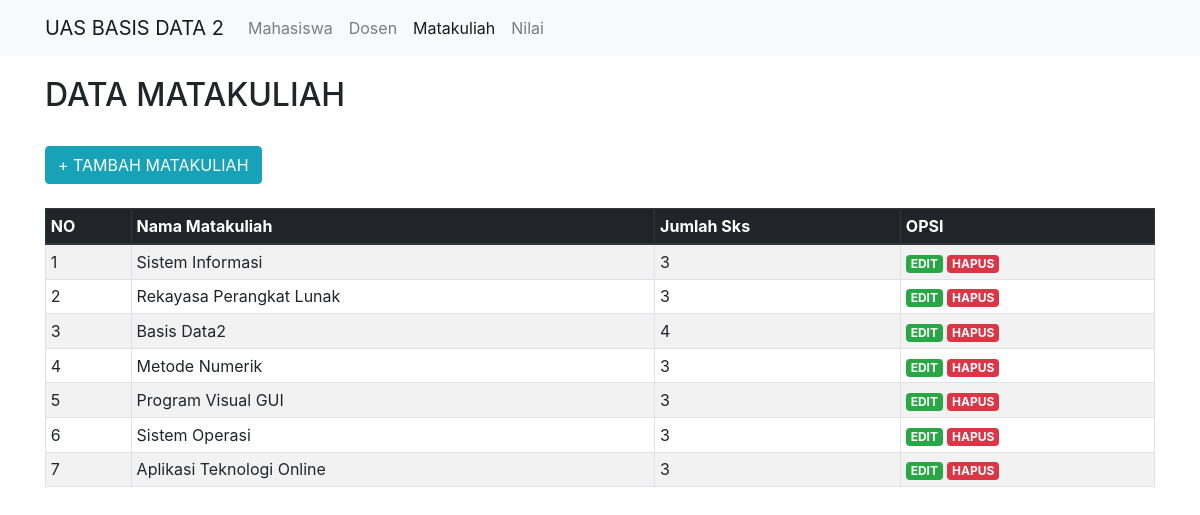
Page /SourceCode/Matakuliah/index.php on the committed database.
### tables this page shows
CREATE TABLE `matakuliah` (
  `id_mk` int NOT NULL AUTO_INCREMENT,
  `matakuliah` varchar(30) NOT NULL,
  `sks` int NOT NULL,
  PRIMARY KEY (`id_mk`)
);

### SourceCode/Matakuliah/index.php (the view, shortened to what this page needs)
<!DOCTYPE html>
<html>
<head>
	<link rel="stylesheet" href="https://stackpath.bootstrapcdn.com/bootstrap/4.1.3/css/bootstrap.min.css">
</head>
<body>
<nav class="navbar navbar-expand-lg navbar-light bg-light">
		<div class="container">
		<a class="navbar-brand" href="../index.php">UAS BASIS DATA 2</a>
			<div class="collapse navbar-collapse" id="navbarSupportedContent">
				<ul class="navbar-nav mr-auto">
					<li class="nav-item">
						<a class="nav-link" href="../mahasiswa/index.php">Mahasiswa</a>
					</li>
					<li class="nav-item">
						<a class="nav-link" href="../dosen/index.php">Dosen</a>
					<li class="nav-item active">
						<a class="nav-link" href="index.php">Matakuliah</a>
					</li>
					<li class="nav-item">
						<a class="nav-link" href="../Nilai/index.php">Nilai</a>
					</li>
					</li>
				</ul>
			</div>
		</div>
	</nav>
	<div class="container" style="margin-top:20px">
	<h2>DATA MATAKULIAH</h2>
	<br/>
	<a class="btn btn-info" href="tambah.php" role="button" >+ TAMBAH MATAKULIAH</a>
	<br/>
	<br/>
	<table class="table table-striped table-hover table-sm table-bordered">
			<thead class="thead-dark">
		<tr>
			<th>NO</th>
			<th>Nama Matakuliah</th>
			<th>Jumlah Sks</th>
			<th>OPSI</th>
		</tr>
		</thead>
		<tbody>
		<?php
		include 'koneksi.php';
		$no = 1;
		$data = mysqli_query($koneksi,"select * from matakuliah");
		while($d = mysqli_fetch_array($data)){
			?>
			<tr>
				<td><?php echo $no++; ?></td>
				<td><?php echo $d['matakuliah']; ?></td>
				<td><?php echo $d['sks']; ?></td>
				<td>
					<a href="edit.php?id_mk=<?php echo $d['id_mk']; ?>"class="badge badge-success">EDIT</a>
					<a href="hapus.php?id_mk=<?php echo $d['id_mk']; ?>"class="badge badge-danger">HAPUS</a>
				</td>
			</tr>
			<?php
		}
		?>
	</tbody>
	</table>
	</div>
</body>
</html>

### rows in the picture
matakuliah: matakuliah "Sistem Informasi", sks "3"
matakuliah: matakuliah "Rekayasa Perangkat Lunak", sks "3"
matakuliah: matakuliah "Basis Data2", sks "4"
matakuliah: matakuliah "Metode Numerik", sks "3"
matakuliah: matakuliah "Program Visual GUI", sks "3"
matakuliah: matakuliah "Sistem Operasi", sks "3"
matakuliah: matakuliah "Aplikasi Teknologi Online", sks "3"
